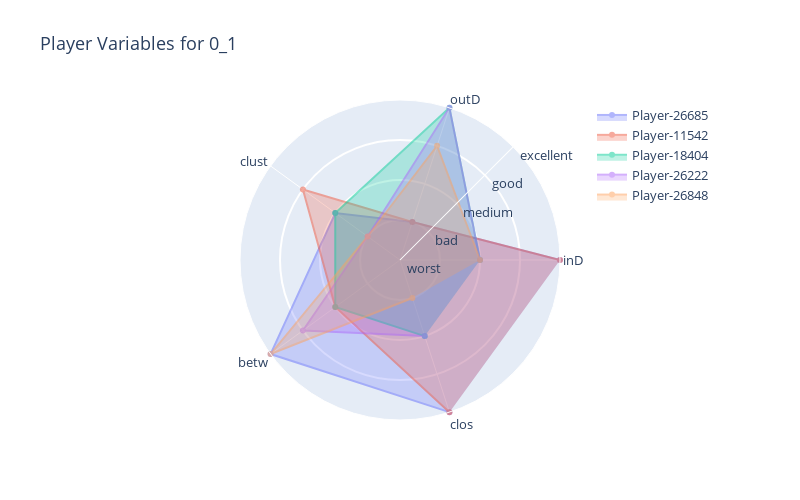
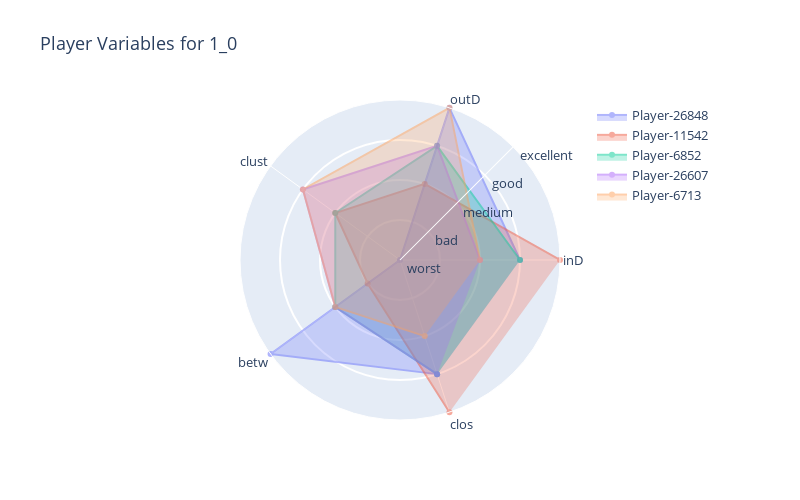
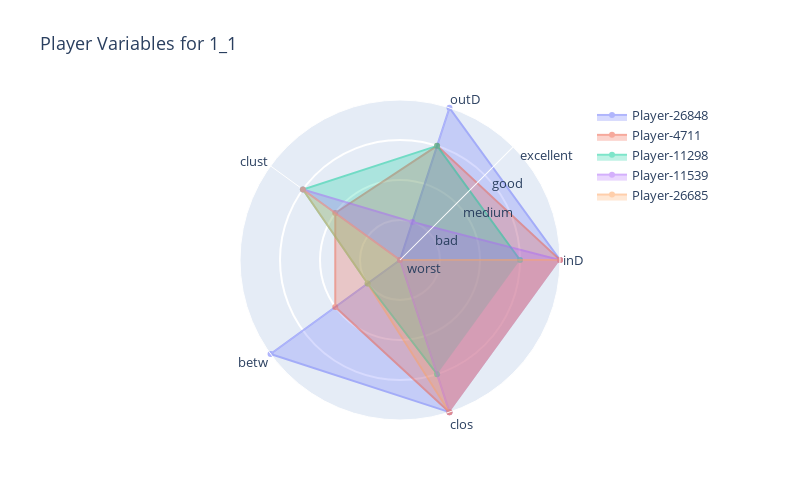
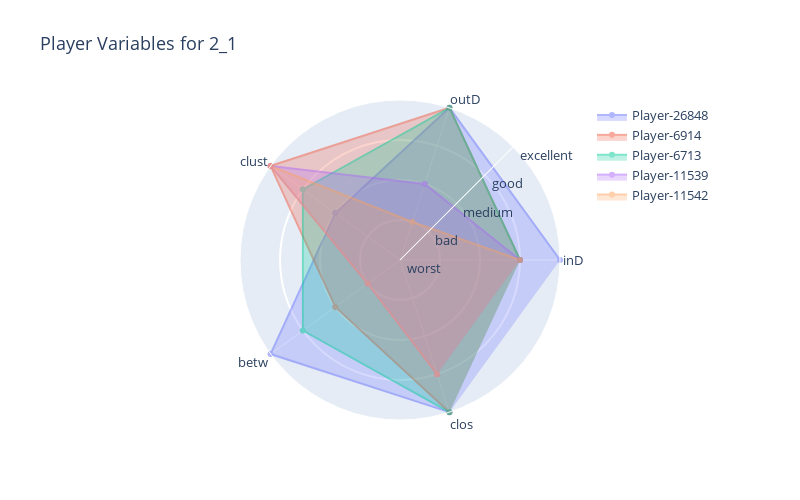

The code cell stored with these charts, in order, in its notebook:
### Code cell
#Total
tableTotal = dictToTables(finalDict, uniqueScores)
for score in tableTotal:
    tableTotalTrans = transformClassColumns(tableTotal[score], catValues)
    tableTotalTransTop5 = filterTopRowsBySum(tableTotalTrans, topN=5)
    createPolarPlot(tableTotalTransTop5, score)

### Figure 1 — Plotly figure (JSON) as saved in the notebook; plotly's stock layout.template omitted (floating-point values rounded to 4 significant figures)
{"data": [{"fill": "toself", "name": "Player-26685", "opacity": 0.5, "r": [4, 1, 2, 4, 4], "showlegend": true, "theta": ["inD", "outD", "clust", "betw", "clos"], "type": "scatterpolar"}, {"fill": "toself", "name": "Player-11542", "opacity": 0.5, "r": [4, 1, 3, 2, 4], "showlegend": true, "theta": ["inD", "outD", "clust", "betw", "clos"], "type": "scatterpolar"}, {"fill": "toself", "name": "Player-18404", "opacity": 0.5, "r": [2, 4, 2, 2, 2], "showlegend": true, "theta": ["inD", "outD", "clust", "betw", "clos"], "type": "scatterpolar"}, {"fill": "toself", "name": "Player-26222", "opacity": 0.5, "r": [2, 4, 1, 3, 2], "showlegend": true, "theta": ["inD", "outD", "clust", "betw", "clos"], "type": "scatterpolar"}, {"fill": "toself", "name": "Player-26848", "opacity": 0.5, "r": [2, 3, 1, 4, 1], "showlegend": true, "theta": ["inD", "outD", "clust", "betw", "clos"], "type": "scatterpolar"}], "layout": {"font": {"size": 13}, "height": 500, "legend": {"x": 0.8, "xanchor": "left", "y": 1, "yanchor": "top"}, "polar": {"radialaxis": {"angle": 45, "gridwidth": 2, "range": [0, 4], "tickangle": 45, "ticktext": ["worst", "bad", "medium", "good", "excellent"], "tickvals": [0, 1, 2, 3, 4], "tickwidth": 10, "visible": true}}, "title": {"text": "Player Variables for 0_1"}, "width": 800}}

### Figure 2 — Plotly figure (JSON) as saved in the notebook; plotly's stock layout.template omitted (floating-point values rounded to 4 significant figures)
{"data": [{"fill": "toself", "name": "Player-26848", "opacity": 0.5, "r": [3, 4, 0, 4, 3], "showlegend": true, "theta": ["inD", "outD", "clust", "betw", "clos"], "type": "scatterpolar"}, {"fill": "toself", "name": "Player-11542", "opacity": 0.5, "r": [4, 2, 2, 1, 4], "showlegend": true, "theta": ["inD", "outD", "clust", "betw", "clos"], "type": "scatterpolar"}, {"fill": "toself", "name": "Player-6852", "opacity": 0.5, "r": [3, 3, 2, 2, 3], "showlegend": true, "theta": ["inD", "outD", "clust", "betw", "clos"], "type": "scatterpolar"}, {"fill": "toself", "name": "Player-26607", "opacity": 0.5, "r": [2, 3, 3, 2, 3], "showlegend": true, "theta": ["inD", "outD", "clust", "betw", "clos"], "type": "scatterpolar"}, {"fill": "toself", "name": "Player-6713", "opacity": 0.5, "r": [2, 4, 3, 2, 2], "showlegend": true, "theta": ["inD", "outD", "clust", "betw", "clos"], "type": "scatterpolar"}], "layout": {"font": {"size": 13}, "height": 500, "legend": {"x": 0.8, "xanchor": "left", "y": 1, "yanchor": "top"}, "polar": {"radialaxis": {"angle": 45, "gridwidth": 2, "range": [0, 4], "tickangle": 45, "ticktext": ["worst", "bad", "medium", "good", "excellent"], "tickvals": [0, 1, 2, 3, 4], "tickwidth": 10, "visible": true}}, "title": {"text": "Player Variables for 1_0"}, "width": 800}}

### Figure 3 — Plotly figure (JSON) as saved in the notebook; plotly's stock layout.template omitted (floating-point values rounded to 4 significant figures)
{"data": [{"fill": "toself", "name": "Player-26848", "opacity": 0.5, "r": [4, 4, 0, 4, 4], "showlegend": true, "theta": ["inD", "outD", "clust", "betw", "clos"], "type": "scatterpolar"}, {"fill": "toself", "name": "Player-4711", "opacity": 0.5, "r": [4, 3, 2, 2, 4], "showlegend": true, "theta": ["inD", "outD", "clust", "betw", "clos"], "type": "scatterpolar"}, {"fill": "toself", "name": "Player-11298", "opacity": 0.5, "r": [3, 3, 3, 1, 3], "showlegend": true, "theta": ["inD", "outD", "clust", "betw", "clos"], "type": "scatterpolar"}, {"fill": "toself", "name": "Player-11539", "opacity": 0.5, "r": [4, 1, 3, 0, 4], "showlegend": true, "theta": ["inD", "outD", "clust", "betw", "clos"], "type": "scatterpolar"}, {"fill": "toself", "name": "Player-26685", "opacity": 0.5, "r": [4, 0, 3, 1, 4], "showlegend": true, "theta": ["inD", "outD", "clust", "betw", "clos"], "type": "scatterpolar"}], "layout": {"font": {"size": 13}, "height": 500, "legend": {"x": 0.8, "xanchor": "left", "y": 1, "yanchor": "top"}, "polar": {"radialaxis": {"angle": 45, "gridwidth": 2, "range": [0, 4], "tickangle": 45, "ticktext": ["worst", "bad", "medium", "good", "excellent"], "tickvals": [0, 1, 2, 3, 4], "tickwidth": 10, "visible": true}}, "title": {"text": "Player Variables for 1_1"}, "width": 800}}

### Figure 4 — Plotly figure (JSON) as saved in the notebook; plotly's stock layout.template omitted (floating-point values rounded to 4 significant figures)
{"data": [{"fill": "toself", "name": "Player-26848", "opacity": 0.5, "r": [4, 4, 2, 4, 4], "showlegend": true, "theta": ["inD", "outD", "clust", "betw", "clos"], "type": "scatterpolar"}, {"fill": "toself", "name": "Player-6914", "opacity": 0.5, "r": [3, 4, 4, 2, 4], "showlegend": true, "theta": ["inD", "outD", "clust", "betw", "clos"], "type": "scatterpolar"}, {"fill": "toself", "name": "Player-6713", "opacity": 0.5, "r": [3, 4, 3, 3, 4], "showlegend": true, "theta": ["inD", "outD", "clust", "betw", "clos"], "type": "scatterpolar"}, {"fill": "toself", "name": "Player-11539", "opacity": 0.5, "r": [3, 2, 4, 1, 3], "showlegend": true, "theta": ["inD", "outD", "clust", "betw", "clos"], "type": "scatterpolar"}, {"fill": "toself", "name": "Player-11542", "opacity": 0.5, "r": [3, 1, 4, 1, 3], "showlegend": true, "theta": ["inD", "outD", "clust", "betw", "clos"], "type": "scatterpolar"}], "layout": {"font": {"size": 13}, "height": 500, "legend": {"x": 0.8, "xanchor": "left", "y": 1, "yanchor": "top"}, "polar": {"radialaxis": {"angle": 45, "gridwidth": 2, "range": [0, 4], "tickangle": 45, "ticktext": ["worst", "bad", "medium", "good", "excellent"], "tickvals": [0, 1, 2, 3, 4], "tickwidth": 10, "visible": true}}, "title": {"text": "Player Variables for 2_1"}, "width": 800}}
